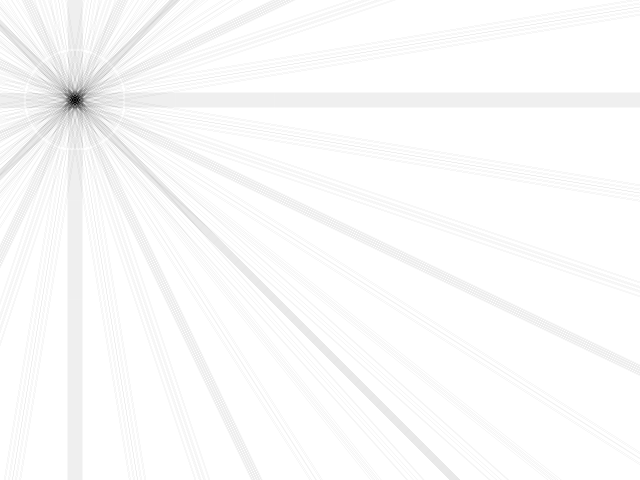
//> input picture 9/formative/circle01a.png, 640 x 480 px
$ ./9-form-summ   (built with g++ and OpenCV 4)
//> lines starting //> are read from the running program, lines starting //| are printed output that depends on the picture; after the words box and inside, x2 and y2 are one past the last pixel; in counts of white or black regions, pixels touching at a corner belong together
#include <iostream>
#include <fstream>
#include <cmath>
#include <vector>
#include <string>
#include <filesystem>
#include <opencv2/opencv.hpp>

using namespace std;
using namespace cv;
namespace fs = std::filesystem;


Mat votes;


int main(int argc, char* argv[]) {
    string pictures[] = {"circle01a", "circle01b", "circle02", "chatgpt"};

    double threshold = 75.0;

    for (int i = 0; i < 4; i++) {

        Mat img = imread("pictures/" + pictures[i] + ".png", IMREAD_COLOR);
//> img is the input picture: 480 rows x 640 cols, CV_8UC3; min 0, max 255, mean 250.9
        Mat gray;
        cvtColor(img, gray, COLOR_BGR2GRAY);

        Mat blurred;
        blur(gray, blurred, Size(3,3));

        Mat edges;
        Canny(blurred, edges, 25.0, 75.0);
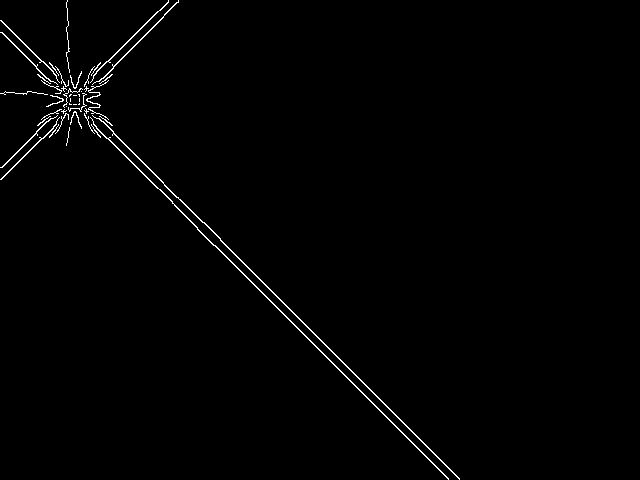
//> edges: 480 rows x 640 cols, CV_8UC1; 1% white in thin lines or dots, all inside (x1, y1, x2, y2) = (0, 0, 460, 480)

        Mat Gx, Gy;
        Sobel(blurred, Gx, CV_64F, 1, 0, 3);
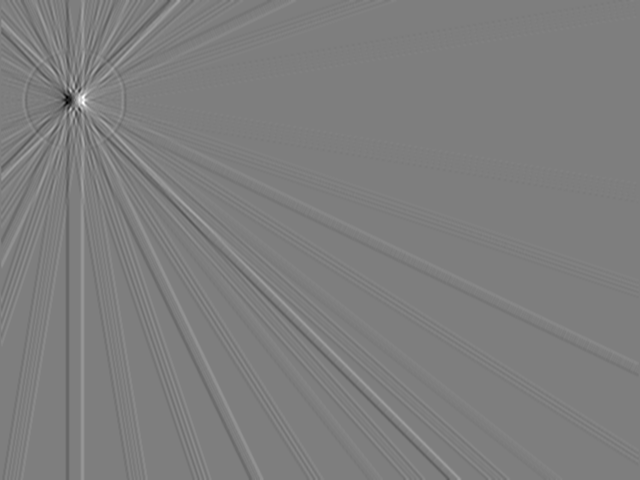
//> Gx: 480 rows x 640 cols, CV_64FC1; min -209, max 213, mean 0.1; drawn with min black and max white
        Sobel(blurred, Gy, CV_64F, 0, 1, 3);
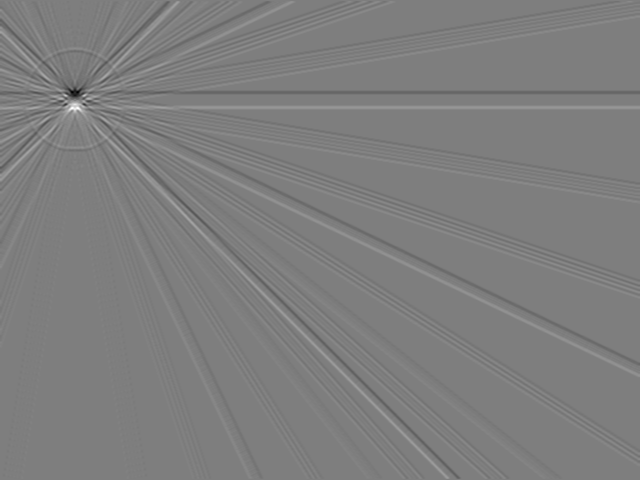
//> Gy: 480 rows x 640 cols, CV_64FC1; min -209, max 213, mean 0; drawn with min black and max white

        votes = Mat::zeros(gray.size(), CV_32F);

        for (int r = 1; r < gray.rows - 1; r++) {
            for (int c = 1; c < gray.cols - 1; c++) {

                if (edges.at<uchar>(r, c) != 0) {

                    double gx_val = Gx.at<double>(r, c);
                    double gy_val = Gy.at<double>(r, c);

                    double angle_rad = atan2(gy_val, gx_val);

                    float temp = 1.0;

                    while((r+temp*sin(angle_rad)) < votes.rows && (c+temp*cos(angle_rad)) < votes.cols && (r+temp*sin(angle_rad)) > 0 && (c+temp*cos(angle_rad)) > 0){
                        votes.at<float>((int)(r+temp*sin(angle_rad)), (int)(c+temp*cos(angle_rad))) += 1.0;
                        temp += 0.1;
                    }


                    temp = 1;
                    while((r-temp*sin(angle_rad)) < votes.rows && (c-temp*cos(angle_rad)) < votes.cols && (r-temp*sin(angle_rad)) > 0 && (c-temp*cos(angle_rad)) > 0){
                        votes.at<float>((int)(r-temp*sin(angle_rad)), (int)(c-temp*cos(angle_rad))) += 1.0;
                        temp += 0.1;
                    }

                }
            }
        }
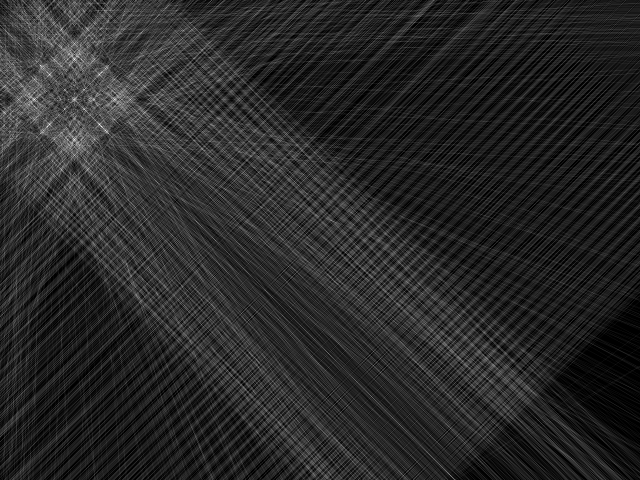
//> votes: 480 rows x 640 cols, CV_32FC1; min 0, max 317, mean 50.5; drawn with min black and max white

        cout << "2" << endl;

        float maxVal = 0;
        int maxR = 0;
        int maxC = 0;

        for (int r = 0; r < votes.rows; r++) {
            for (int c = 0; c < votes.cols; c++) {
                if(votes.at<float>(r,c) > maxVal){
                    maxVal = votes.at<float>(r,c);
                    maxR = r;
                    maxC = c;
                }
            }
        }
//> this loop made 480 passes
//> (maxVal, maxR, maxC) on passes 1 to 3: (159, 0, 54), (159, 0, 54), (165, 2, 75)
//> after the loop, maxVal = 317; maxR = 124; maxC = 99

        cout << pictures[i] << " maxR: " << maxR << " maxC: " << maxC << endl;
//| circle01a maxR: 124 maxC: 99

        cout << "3" << endl;

        float centerR[] = {97.0, 197.0, 197.0, 200.0};
        float centerC[] = {74.0, 497.0, 497.0, 100.0};

        ofstream out("formative/radius_" + pictures[i] + ".txt");

        for (int r = 1; r < gray.rows - 1; r++) {
            for (int c = 1; c < gray.cols - 1; c++) {

                if (edges.at<uchar>(r, c) != 0) {

                    double gx_val = Gx.at<double>(r, c);
                    double gy_val = Gy.at<double>(r, c);

                    double angle_rad = atan2(gy_val, gx_val);

                    float temp = 1.0;

                    while((r+temp*sin(angle_rad)) < votes.rows && (c+temp*cos(angle_rad)) < votes.cols && (r+temp*sin(angle_rad)) > 0 && (c+temp*cos(angle_rad)) > 0){
                        if((int)(r+temp*sin(angle_rad)) == (int)centerR[i] && (int)(c+temp*cos(angle_rad)) == (int)centerC[i]){
                            out << temp << "\n";
                        }
                        temp += 0.1;
                    }

                    temp = 1;
                    while((r-temp*sin(angle_rad)) < votes.rows && (c-temp*cos(angle_rad)) < votes.cols && (r-temp*sin(angle_rad)) > 0 && (c-temp*cos(angle_rad)) > 0){
                        if((int)(r-temp*sin(angle_rad)) == (int)centerR[i] && (int)(c-temp*cos(angle_rad)) == (int)centerC[i]){
                            out << temp << "\n";
                        }
                        temp += 0.1;
                    }

                }
            }
        }

        out.close();

        cout << "4" << endl;

        Mat votes_scaled = Mat::zeros(gray.size(), CV_8U);

        for (int r = 0; r < votes.rows; r++) {
            for (int c = 0; c < votes.cols; c++) {
                votes_scaled.at<uchar>(r,c) = (uchar)(255.0 * (votes.at<float>(r,c) / maxVal));
            }
        }

        bitwise_not(votes_scaled, votes_scaled);
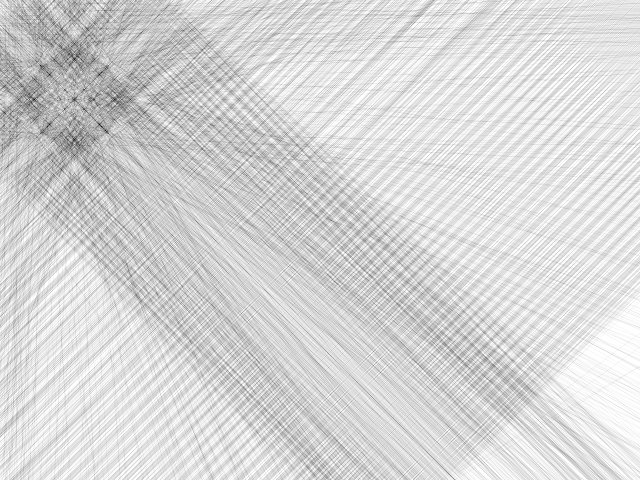
//> votes_scaled: 480 rows x 640 cols, CV_8UC1; min 0, max 255, mean 214.9

        imwrite("formative/" + pictures[i] + ".png", votes_scaled);
    }
//> pass 2 of the loop `for (int i = 0; i < 4; i++)`:
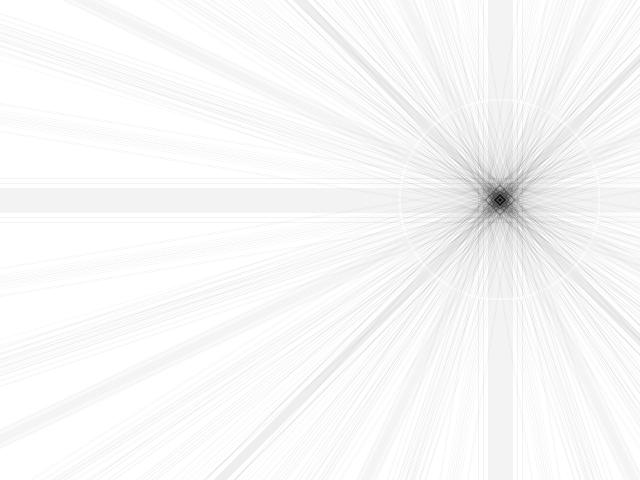
//> input picture 9/formative/circle01b.png, 640 x 480 px
//> img is the input picture: 480 rows x 640 cols, CV_8UC3; min 0, max 255, mean 247.9
//> edges: 480 rows x 640 cols, CV_8UC1; 1.8% white in thin lines or dots, all inside (x1, y1, x2, y2) = (214, 0, 640, 480)
//> after the loop `for (int r = 1; r < gray.rows - 1; r++)`:
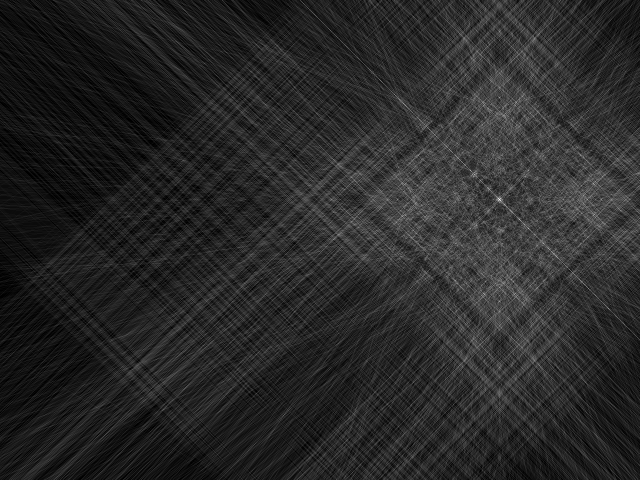
//> votes: 480 rows x 640 cols, CV_32FC1; min 0, max 598, mean 94.6; drawn with min black and max white
//> the loop `for (int r = 0; r < votes.rows; r++)` made 480 passes
//> (maxVal, maxR, maxC) on passes 1 to 3: (219, 0, 494), (224, 1, 494), (224, 1, 494)
//> after the loop `for (int r = 0; r < votes.rows; r++)`: maxVal = 598; maxR = 199; maxC = 499
//| circle01b maxR: 199 maxC: 499
//> `bitwise_not(votes_scaled, votes_scaled);`:
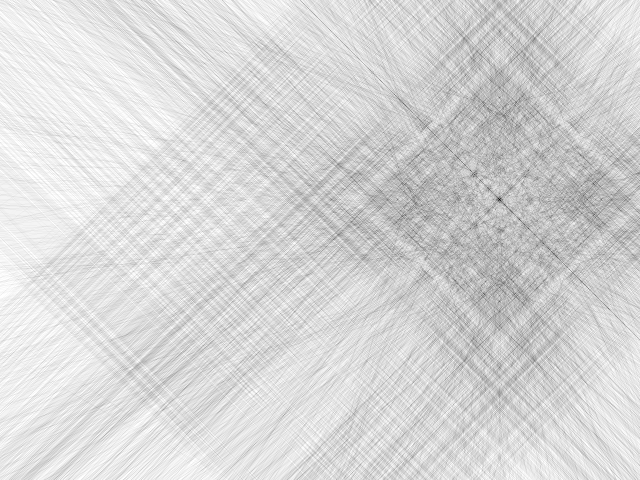
//> votes_scaled: 480 rows x 640 cols, CV_8UC1; min 0, max 255, mean 215.2
//> pass 3 of the loop `for (int i = 0; i < 4; i++)`:
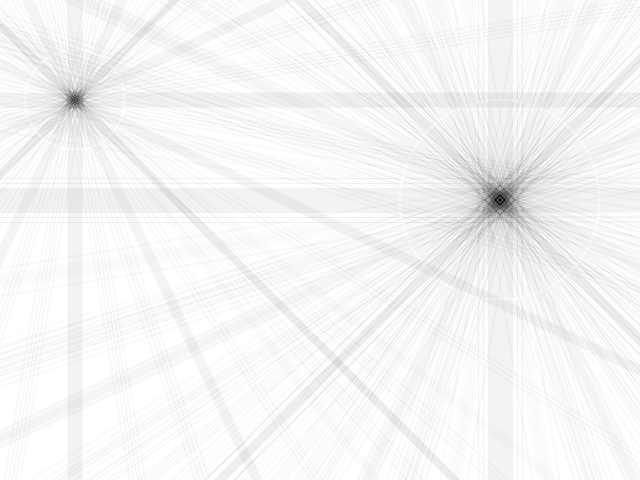
//> input picture 9/formative/circle02.png, 640 x 480 px
//> img is the input picture: 480 rows x 640 cols, CV_8UC3; min 0, max 255, mean 244.8
//> edges: 480 rows x 640 cols, CV_8UC1; 4.4% white in thin lines or dots
//> after the loop `for (int r = 1; r < gray.rows - 1; r++)`:
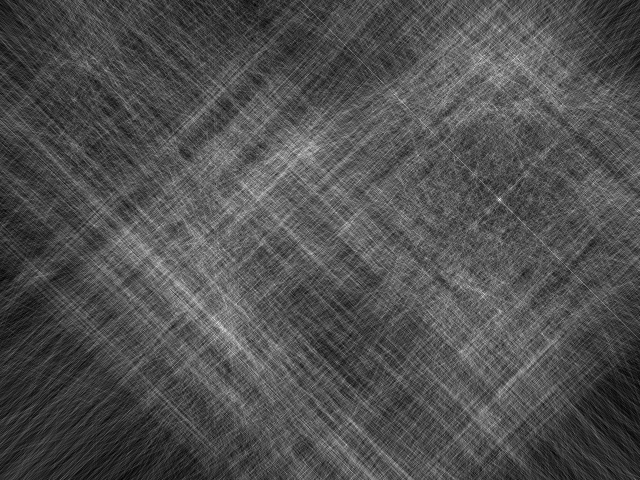
//> votes: 480 rows x 640 cols, CV_32FC1; min 12, max 691, mean 224.3; drawn with min black and max white
//> the loop `for (int r = 0; r < votes.rows; r++)` made 480 passes
//> (maxVal, maxR, maxC) on passes 1 to 3: (378, 0, 495), (388, 1, 504), (388, 1, 504)
//> after the loop `for (int r = 0; r < votes.rows; r++)`: maxVal = 691; maxR = 199; maxC = 499
//| circle02 maxR: 199 maxC: 499
//> `bitwise_not(votes_scaled, votes_scaled);`:
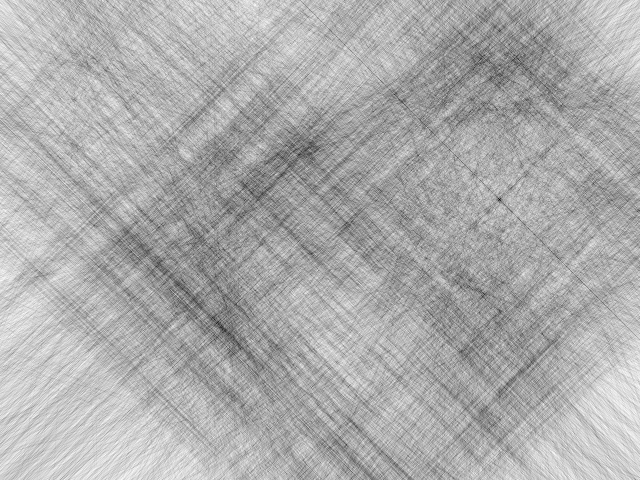
//> votes_scaled: 480 rows x 640 cols, CV_8UC1; min 0, max 251, mean 172.7
//> the loop made 4 passes; the first 3 are shown

    return 0;
}
